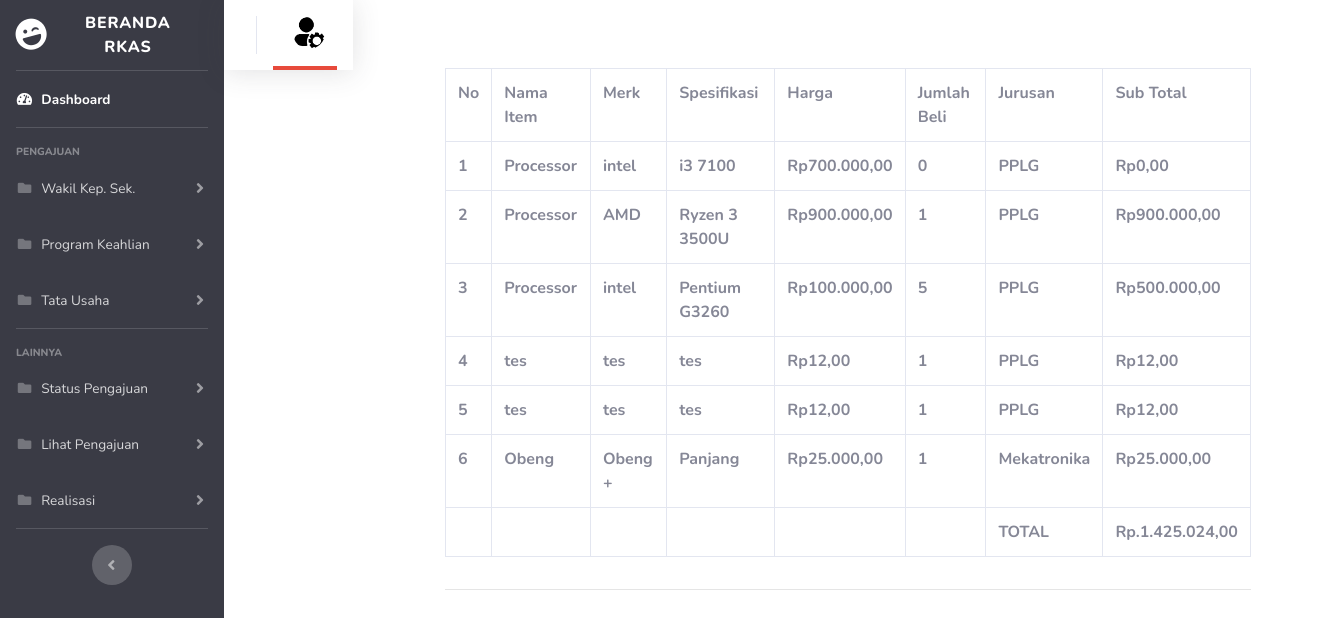
Before: /rkas/alat_bahan.php with the older database file.
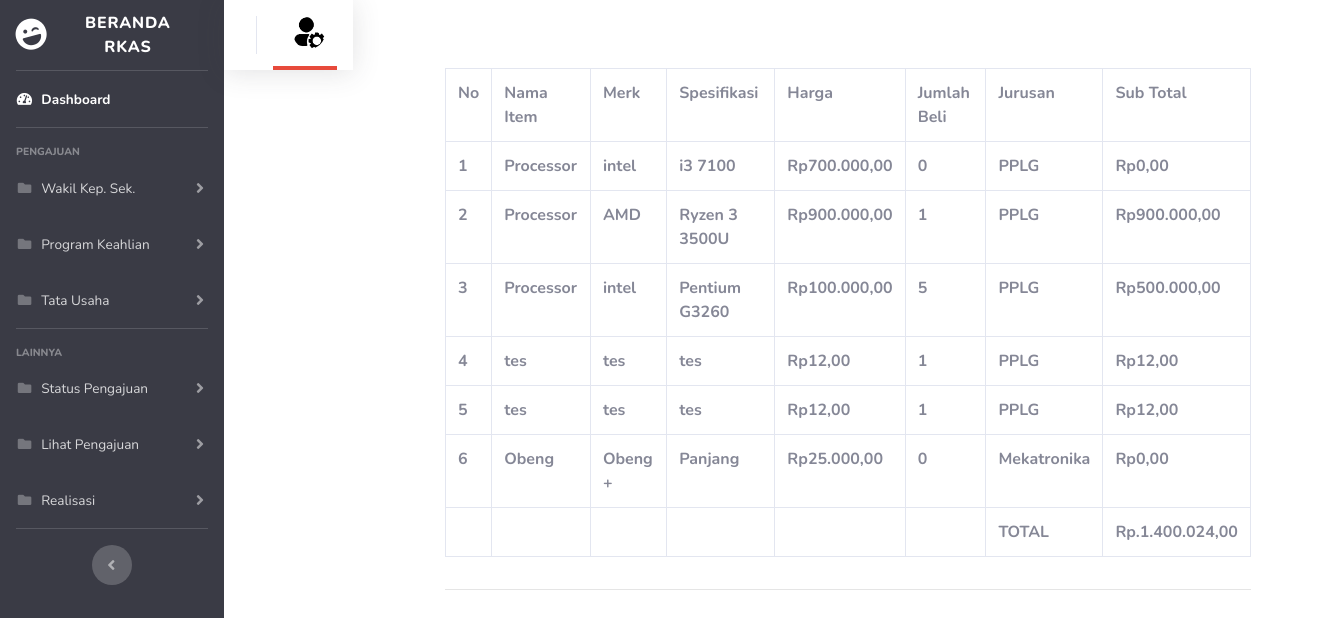
After: the same page with the newer database file.
### tables this page shows
CREATE TABLE `tb_bahan` (
  `id_bahan` int(11) NOT NULL,
  `sumber_dana` varchar(10) NOT NULL,
  `tahun_ajuan` int(4) NOT NULL,
  `item` varchar(50) NOT NULL,
  `merk` varchar(50) NOT NULL,
  `spesifikasi` varchar(50) NOT NULL,
  `harga` int(10) NOT NULL,
  `qty` int(20) NOT NULL,
  `subtotal` int(50) NOT NULL,
  `contoh_gambar` varchar(50) NOT NULL,
  `bukti` varchar(255) NOT NULL,
  `tanggal_order` date NOT NULL,
  `link` varchar(255) NOT NULL,
  `kebutuhan_untuk` text NOT NULL,
  `jurusan` char(50) NOT NULL,
  `status` varchar(50) NOT NULL,
  `status_order` char(10) NOT NULL,
  `status_bayar` char(10) NOT NULL
);

### rkas/alat_bahan.php (the view, shortened to what the changed rows need)
<?php
include "koneksi.php";
$sql = mysqli_query($conn, "SELECT * FROM tb_bahan");
?>
<!DOCTYPE html>
<html lang="en">
<head>
    <link href="vendor/fontawesome-free/css/all.min.css" rel="stylesheet" type="text/css">
    <link href="css/sb-admin-2.css" rel="stylesheet">
</head>
<body id="page-top">
        <div id="wrapper">
        <div class="container">
        <div class="p-5">
        <div class="card-body">
                        <div class="table-responsive">
                                <table class="table table-bordered" id="dataTable" width="100%" cellspacing="0">
                                <tr>
                                            <th>No</th>
                                            <th>Nama Item</th>
                                            <th>Merk</th>
                                            <th>Spesifikasi</th>
                                            <th>Harga</th>
                                            <th>Jumlah Beli</th>
                                            <th>Jurusan</th>
                                            <th>Sub Total</th>
                                    </tr>
                                    <?php $no = 0;?>
                                    <?php foreach ($sql as $row) : ?>
                                    <tr>
                                    <th><?php $no += 1; echo $no;?></th>
                                    <th><?= $row["item"];?></th>
                                    <th><?= $row["merk"];?></th>
                                    <th><?= $row["spesifikasi"];?></th>
                                    <th>Rp<?= number_format($row["harga"], 2, ',', '.'); ?></th>
                                    <th><?= $row["qty"];?></th>
                                    <th><?= $row["jurusan"];?></th>
                                    <th>Rp<?= number_format($row["subtotal"], 2, ',', '.'); ?></th>
                                    <?php endforeach;
                                $total_query = mysqli_query($conn, "SELECT SUM(subtotal) FROM tb_bahan");
                                $total_result = $total_query->fetch_array(MYSQLI_NUM);
                                $total = $total_result[0];
                                $formatted_total = number_format($total, 2, ',', '.');
                                    ?>
                                    </tr>
                                    <tr>
                                    <th></th>
                                    <th></th>
                                    <th></th>
                                    <th></th>
                                    <th></th>
                                    <th></th>
                                    <th>TOTAL</th>
                                    <th>Rp.<?= $formatted_total ?></th>
                                    </tr>
                                </table>
                        </div>
                        </div>
</body>
</html>

Changed rows visible on the page:
changed tb_bahan "Obeng": qty "1" → "0"; subtotal "25.000,00" → "0,00"
Other visible differences:
$formatted_total: "1.425.024,00" → "1.400.024,00"
